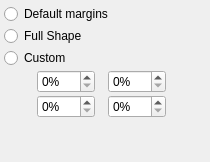
     <widget class="QWidget" name="MarginTab">
      <attribute name="title">
       <string>Margins</string>
      </attribute>
      <layout class="QGridLayout" name="gridLayout_2">
       <property name="margin">
        <number>4</number>
       </property>
       <property name="spacing">
        <number>2</number>
       </property>
       <item row="4" column="1">
        <widget class="QLabel" name="PosSize_Width">
         <property name="sizePolicy">
          <sizepolicy hsizetype="Fixed" vsizetype="Fixed">
           <horstretch>0</horstretch>
           <verstretch>0</verstretch>
          </sizepolicy>
         </property>
         <property name="font">
          <font>
           <family>Sans Serif</family>
           <pointsize>9</pointsize>
          </font>
         </property>
         <property name="text">
          <string notr="true"/>
         </property>
         <property name="pixmap">
          <pixmap resource="../../../RSCffDiaporama.qrc">:/img/PosSize_Width.png</pixmap>
         </property>
         <property name="alignment">
          <set>Qt::AlignRight|Qt::AlignTrailing|Qt::AlignVCenter</set>
         </property>
        </widget>
       </item>
       <item row="5" column="0">
        <spacer name="verticalSpacer_2">
         <property name="orientation">
          <enum>Qt::Vertical</enum>
         </property>
         <property name="sizeHint" stdset="0">
          <size>
           <width>20</width>
           <height>40</height>
          </size>
         </property>
        </spacer>
       </item>
       <item row="3" column="3">
        <widget class="QSpinBox" name="PosXEd">
         <property name="suffix">
          <string notr="true">%</string>
         </property>
         <property name="maximum">
          <number>100</number>
         </property>
        </widget>
       </item>
       <item row="0" column="0" colspan="7">
        <widget class="QRadioButton" name="ShapeDefaultBT">
         <property name="text">
          <string>Default margins</string>
         </property>
        </widget>
       </item>
       <item row="1" column="0" colspan="7">
        <widget class="QRadioButton" name="FullShapeBT">
         <property name="text">
          <string>Full Shape</string>
         </property>
        </widget>
       </item>
       <item row="2" column="0" colspan="7">
        <widget class="QRadioButton" name="CustomBT">
         <property name="text">
          <string>Custom</string>
         </property>
        </widget>
       </item>
       <item row="3" column="1">
        <widget class="QLabel" name="PosSize_X">
         <property name="sizePolicy">
          <sizepolicy hsizetype="Fixed" vsizetype="Fixed">
           <horstretch>0</horstretch>
           <verstretch>0</verstretch>
          </sizepolicy>
         </property>
         <property name="font">
          <font>
           <family>Sans Serif</family>
           <pointsize>9</pointsize>
          </font>
         </property>
         <property name="text">
          <string notr="true"/>
         </property>
         <property name="pixmap">
          <pixmap resource="../../../RSCffDiaporama.qrc">:/img/PosSize_X.png</pixmap>
         </property>
         <property name="alignment">
          <set>Qt::AlignRight|Qt::AlignTrailing|Qt::AlignVCenter</set>
         </property>
        </widget>
       </item>
       <item row="3" column="4">
        <widget class="QLabel" name="PosSize_Y">
         <property name="sizePolicy">
          <sizepolicy hsizetype="Fixed" vsizetype="Fixed">
           <horstretch>0</horstretch>
           <verstretch>0</verstretch>
          </sizepolicy>
         </property>
         <property name="font">
          <font>
           <family>Sans Serif</family>
           <pointsize>9</pointsize>
          </font>
         </property>
         <property name="text">
          <string notr="true"/>
         </property>
         <property name="pixmap">
          <pixmap resource="../../../RSCffDiaporama.qrc">:/img/PosSize_Y.png</pixmap>
         </property>
         <property name="alignment">
          <set>Qt::AlignRight|Qt::AlignTrailing|Qt::AlignVCenter</set>
         </property>
        </widget>
       </item>
       <item row="4" column="4">
        <widget class="QLabel" name="PosSize_Height">
         <property name="sizePolicy">
          <sizepolicy hsizetype="Fixed" vsizetype="Fixed">
           <horstretch>0</horstretch>
           <verstretch>0</verstretch>
          </sizepolicy>
         </property>
         <property name="font">
          <font>
           <family>Sans Serif</family>
           <pointsize>9</pointsize>
          </font>
         </property>
         <property name="text">
          <string notr="true"/>
         </property>
         <property name="pixmap">
          <pixmap resource="../../../RSCffDiaporama.qrc">:/img/PosSize_Height.png</pixmap>
         </property>
         <property name="alignment">
          <set>Qt::AlignRight|Qt::AlignTrailing|Qt::AlignVCenter</set>
         </property>
        </widget>
       </item>
       <item row="3" column="7">
        <spacer name="horizontalSpacer_3">
         <property name="orientation">
          <enum>Qt::Horizontal</enum>
         </property>
         <property name="sizeHint" stdset="0">
          <size>
           <width>40</width>
           <height>20</height>
          </size>
         </property>
        </spacer>
       </item>
       <item row="3" column="6">
        <widget class="QSpinBox" name="PosYEd">
         <property name="suffix">
          <string notr="true">%</string>
         </property>
         <property name="maximum">
          <number>100</number>
         </property>
        </widget>
       </item>
       <item row="4" column="6">
        <widget class="QSpinBox" name="HeightEd">
         <property name="suffix">
          <string notr="true">%</string>
         </property>
         <property name="maximum">
          <number>100</number>
         </property>
        </widget>
       </item>
       <item row="4" column="3">
        <widget class="QSpinBox" name="WidthEd">
         <property name="suffix">
          <string notr="true">%</string>
         </property>
         <property name="maximum">
          <number>100</number>
         </property>
        </widget>
       </item>
      </layout>
     </widget>
